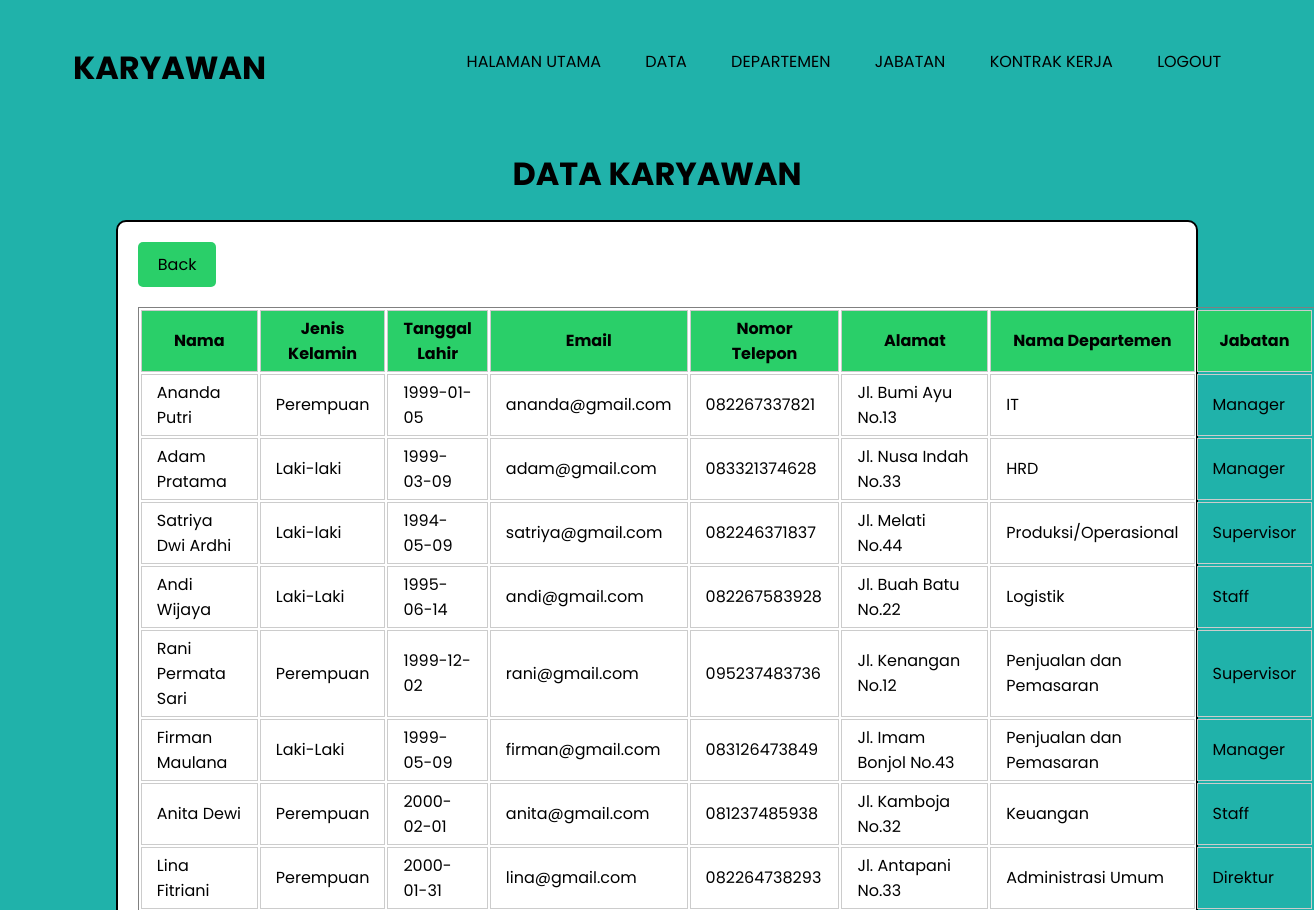
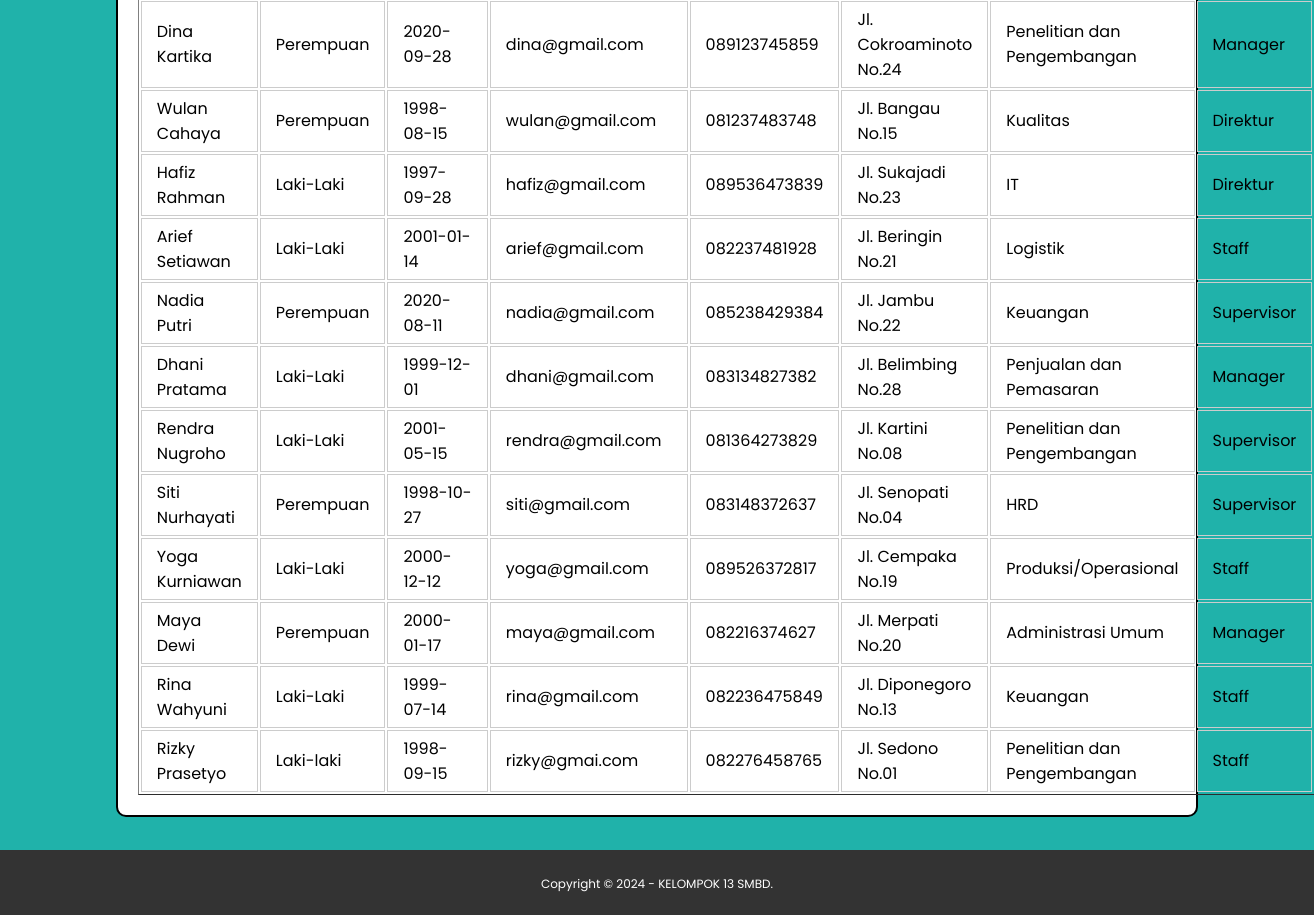
Page /detail_karyawan.php on the committed database (2 pictures, top to bottom).
### tables this page shows
CREATE TABLE `karyawan` (
  `id_karyawan` int NOT NULL,
  `nama_lengkap` varchar(100) DEFAULT NULL,
  `jenis_kelamin` varchar(10) DEFAULT NULL,
  `tanggal_lahir` date DEFAULT NULL,
  `id_departemen` int DEFAULT NULL,
  `email` varchar(100) DEFAULT NULL,
  `nomor_telepon` varchar(20) DEFAULT NULL,
  `alamat` varchar(255) DEFAULT NULL,
  `id_jabatan` int DEFAULT NULL,
  PRIMARY KEY (`id_karyawan`),
  KEY `id_jabatan` (`id_jabatan`),
  KEY `id_departemen` (`id_departemen`),
  CONSTRAINT `karyawan_ibfk_1` FOREIGN KEY (`id_jabatan`) REFERENCES `jabatan` (`id_jabatan`),
  CONSTRAINT `karyawan_ibfk_2` FOREIGN KEY (`id_departemen`) REFERENCES `departemen` (`id_departemen`)
);

CREATE TABLE `departemen` (
  `id_departemen` int NOT NULL,
  `nama_departemen` varchar(255) DEFAULT NULL,
  PRIMARY KEY (`id_departemen`)
);

CREATE TABLE `jabatan` (
  `id_jabatan` int NOT NULL,
  `nama_jabatan` varchar(255) DEFAULT NULL,
  PRIMARY KEY (`id_jabatan`)
);

### detail_karyawan.php (the view, shortened to what this page needs)
<!DOCTYPE html>
<html>
<head>
</head>
<body>
<header>
<div class="container">
        <h1><a href="index.html">KARYAWAN</a></h1>
        <ul>
          <li><a href="index.html">HALAMAN UTAMA</a></li>
          <li>
            <a href="javascript:void(0)">DATA</a>
          </li>
          <li><a href="departemen.php">DEPARTEMEN</a></li>
          <li><a href="jabatan.php">JABATAN</a></li>
          <li><a href="riwayatPekerjaan.php">KONTRAK KERJA</a></li>
          <li><a href="logout.php">LOGOUT</a></li>
        </ul>
      </div>
    </header>
		<center><h1>DATA KARYAWAN</h1></center>
		<div class="table-container">
    <div class="button-container">
        <a href="tampil.php" class="detail-button">Back</a>
    </div>
    <table style="margin-left: auto;margin-right: auto;" border="1">
        <tr>
            <th>Nama</th>
            <th>Jenis Kelamin</th>
            <th>Tanggal Lahir</th>
            <th>Email</th>
            <th>Nomor Telepon</th>
            <th>Alamat</th>
            <th>Nama Departemen</th>
            <th>Jabatan</th>
        </tr>
        <?php
          include "koneksi.php";
          $query = "CALL tampilkan_karyawan()";
          $result = mysqli_query($koneksi, $query);
          while ($data=mysqli_fetch_array($result)) {
          ?>
          <tr>
              <td><?php echo $data['nama_lengkap'] ?></td>
              <td><?php echo $data['jenis_kelamin'] ?></td>
              <td><?php echo $data['tanggal_lahir'] ?></td>
              <td><?php echo $data['email'] ?></td>
              <td><?php echo $data['nomor_telepon'] ?></td>
              <td><?php echo $data['alamat'] ?></td>
              <td><?php echo $data['nama_departemen'] ?></td>
              <td><?php echo $data['nama_jabatan'] ?></td>
          </tr>
          <?php
          }
          ?>
    </table>
</div>
	<footer>
      <div class="container">
        <small>Copyright &copy; 2024 - KELOMPOK 13 SMBD.</small>
      </div>
    </footer>
</body>
</html>

### detail_karyawan.php (style rules this page uses)
body { background-color: #20B2AA; justify-content: center; align-items: center; font-family: 'Poppins', sans-serif; padding-bottom: 70px; }
a { color: inherit; text-decoration: none; }
.container { width: 90%; margin: 0 auto; }
.container:after { content: ''; display: block; clear: both; }
header h1 { float: left; padding: 15px 0; color: #000000; }
header ul { float: right; }
header ul li { display: inline-block; }
header ul li a { padding: 25px 20px; display: inline-block; }
th { background-color: #2ACF69; }
td, tr, th { border: 1px solid #CCCCCC; padding: 5px 15px; height: 35px; }
.detail-button { background-color: #2ACF69; border: none; color: black; padding: 10px 20px; text-align: center; text-decoration: none; display: inline-block; font-size: 16px; margin-right: 20px; }
.table-container { width: 80%; margin: 20px auto; padding: 20px; border: 2px solid #000000; border-radius: 10px; background-color: #fff; }
.button-container { text-align: left; margin-bottom: 20px; }
.button-container .detail-button { font-family: 'Poppins', sans-serif; background-color: #2ACF69; border: none; color: black; padding: 10px 20px; text-align: center; text-decoration: none; display: inline-block; font-size: 16px; margin-right: 20px; border-radius: 5px; cursor: pointer; }
footer { background-color: #333; color: #fff; text-align: center; padding: 20px 0; position: fixed; width: 100%; bottom: 0; left: 0; right: 0; z-index: 1000; position: fixed; }
footer small { font-size: 12px; }

### rows in the picture
karyawan: nama_lengkap "Ananda Putri", jenis_kelamin "Perempuan", tanggal_lahir "1999-01-05", email "ananda@gmail.com", nomor_telepon "082267337821", alamat "Jl. Bumi Ayu No.13", id_departemen.nama_departemen "IT", id_jabatan.nama_jabatan "Manager"
karyawan: nama_lengkap "Adam Pratama", jenis_kelamin "Laki-laki", tanggal_lahir "1999-03-09", email "adam@gmail.com", nomor_telepon "083321374628", alamat "Jl. Nusa Indah No.33", id_departemen.nama_departemen "HRD", id_jabatan.nama_jabatan "Manager"
karyawan: nama_lengkap "Satriya Dwi Ardhi", jenis_kelamin "Laki-laki", tanggal_lahir "1994-05-09", email "satriya@gmail.com", nomor_telepon "082246371837", alamat "Jl. Melati No.44", id_departemen.nama_departemen "Produksi/Operasional", id_jabatan.nama_jabatan "Supervisor"
karyawan: nama_lengkap "Andi Wijaya", jenis_kelamin "Laki-Laki", tanggal_lahir "1995-06-14", email "andi@gmail.com", nomor_telepon "082267583928", alamat "Jl. Buah Batu No.22", id_departemen.nama_departemen "Logistik", id_jabatan.nama_jabatan "Staff"
karyawan: nama_lengkap "Rani Permata Sari", jenis_kelamin "Perempuan", tanggal_lahir "1999-12-02", email "rani@gmail.com", nomor_telepon "095237483736", alamat "Jl. Kenangan No.12", id_departemen.nama_departemen "Penjualan dan Pemasaran", id_jabatan.nama_jabatan "Supervisor"
karyawan: nama_lengkap "Firman Maulana", jenis_kelamin "Laki-Laki", tanggal_lahir "1999-05-09", email "firman@gmail.com", nomor_telepon "083126473849", alamat "Jl. Imam Bonjol No.43", id_departemen.nama_departemen "Penjualan dan Pemasaran", id_jabatan.nama_jabatan "Manager"
karyawan: nama_lengkap "Anita Dewi", jenis_kelamin "Perempuan", tanggal_lahir "2000-02-01", email "anita@gmail.com", nomor_telepon "081237485938", alamat "Jl. Kamboja No.32", id_departemen.nama_departemen "Keuangan", id_jabatan.nama_jabatan "Staff"
karyawan: nama_lengkap "Lina Fitriani", jenis_kelamin "Perempuan", tanggal_lahir "2000-01-31", email "lina@gmail.com", nomor_telepon "082264738293", alamat "Jl. Antapani No.33", id_departemen.nama_departemen "Administrasi Umum", id_jabatan.nama_jabatan "Direktur"
karyawan: nama_lengkap "Dina Kartika", jenis_kelamin "Perempuan", tanggal_lahir "2020-09-28", email "dina@gmail.com", nomor_telepon "089123745859", alamat "Jl. Cokroaminoto No.24", id_departemen.nama_departemen "Penelitian dan Pengembangan", id_jabatan.nama_jabatan "Manager"
karyawan: nama_lengkap "Wulan Cahaya", jenis_kelamin "Perempuan", tanggal_lahir "1998-08-15", email "wulan@gmail.com", nomor_telepon "081237483748", alamat "Jl. Bangau No.15", id_departemen.nama_departemen "Kualitas", id_jabatan.nama_jabatan "Direktur"
karyawan: nama_lengkap "Hafiz Rahman", jenis_kelamin "Laki-Laki", tanggal_lahir "1997-09-28", email "hafiz@gmail.com", nomor_telepon "089536473839", alamat "Jl. Sukajadi No.23", id_departemen.nama_departemen "IT", id_jabatan.nama_jabatan "Direktur"
karyawan: nama_lengkap "Arief Setiawan", jenis_kelamin "Laki-Laki", tanggal_lahir "2001-01-14", email "arief@gmail.com", nomor_telepon "082237481928", alamat "Jl. Beringin No.21", id_departemen.nama_departemen "Logistik", id_jabatan.nama_jabatan "Staff"
karyawan: nama_lengkap "Nadia Putri", jenis_kelamin "Perempuan", tanggal_lahir "2020-08-11", email "nadia@gmail.com", nomor_telepon "085238429384", alamat "Jl. Jambu No.22", id_departemen.nama_departemen "Keuangan", id_jabatan.nama_jabatan "Supervisor"
karyawan: nama_lengkap "Dhani Pratama", jenis_kelamin "Laki-Laki", tanggal_lahir "1999-12-01", email "dhani@gmail.com", nomor_telepon "083134827382", alamat "Jl. Belimbing No.28", id_departemen.nama_departemen "Penjualan dan Pemasaran", id_jabatan.nama_jabatan "Manager"
karyawan: nama_lengkap "Rendra Nugroho", jenis_kelamin "Laki-Laki", tanggal_lahir "2001-05-15", email "rendra@gmail.com", nomor_telepon "081364273829", alamat "Jl. Kartini No.08", id_departemen.nama_departemen "Penelitian dan Pengembangan", id_jabatan.nama_jabatan "Supervisor"
karyawan: nama_lengkap "Siti Nurhayati", jenis_kelamin "Perempuan", tanggal_lahir "1998-10-27", email "siti@gmail.com", nomor_telepon "083148372637", alamat "Jl. Senopati No.04", id_departemen.nama_departemen "HRD", id_jabatan.nama_jabatan "Supervisor"
karyawan: nama_lengkap "Yoga Kurniawan", jenis_kelamin "Laki-Laki", tanggal_lahir "2000-12-12", email "yoga@gmail.com", nomor_telepon "089526372817", alamat "Jl. Cempaka No.19", id_departemen.nama_departemen "Produksi/Operasional", id_jabatan.nama_jabatan "Staff"
karyawan: nama_lengkap "Maya Dewi", jenis_kelamin "Perempuan", tanggal_lahir "2000-01-17", email "maya@gmail.com", nomor_telepon "082216374627", alamat "Jl. Merpati No.20", id_departemen.nama_departemen "Administrasi Umum", id_jabatan.nama_jabatan "Manager"
karyawan: nama_lengkap "Rina Wahyuni", jenis_kelamin "Laki-Laki", tanggal_lahir "1999-07-14", email "rina@gmail.com", nomor_telepon "082236475849", alamat "Jl. Diponegoro No.13", id_departemen.nama_departemen "Keuangan", id_jabatan.nama_jabatan "Staff"
karyawan: nama_lengkap "Rizky Prasetyo", jenis_kelamin "Laki-laki", tanggal_lahir "1998-09-15", email "rizky@gmai.com", nomor_telepon "082276458765", alamat "Jl. Sedono No.01", id_departemen.nama_departemen "Penelitian dan Pengembangan", id_jabatan.nama_jabatan "Staff"
